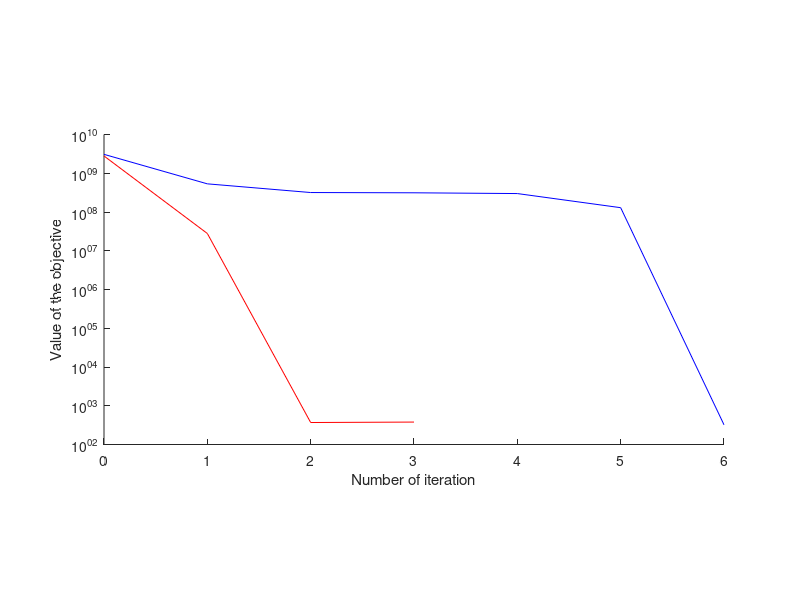

Here is the MATLAB script that generated this plot:
Jas = [3.075090e+09  5.329433e+08  3.179754e+08  3.131076e+08  2.991821e+08  1.292301e+08  3.226892e+02];
Jip = [2.790228e+09  2.790264e+07  3.692866e+02  3.792515e+02];
hold on
semilogy([0:6], Jas, 'b');
semilogy([0:3], Jip, 'r');
hold off
xlabel('Number of iteration')
ylabel('Value of the objective')
pbaspect ([2 1 1])
print -depsc2 -FTimes:16 -tight obj_asip.eps
